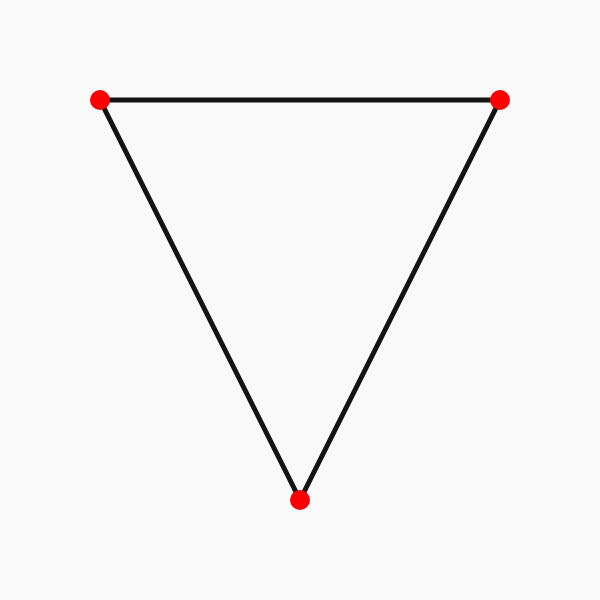
Frame 1 (no input)
Frame 60 (no input): identical to frame 1, image omitted
Frame 120 (the mouse pressed at the canvas centre since frame 60): identical to frame 1, image omitted

The p5.js sketch that drew this single still picture (run headless with seeded random() and noise() and a simulated clock; from frame 60 on, the mouse is pressed at the canvas centre):

// p5.js sketch
// ── sketch.js
function setup() {
  createCanvas(600, 600);
}

function draw() {
  background(250);

  //draw the triangle
  stroke(20);
  noFill();
  strokeWeight(5);
  triangle(100, 100, 500, 100, 300, 500);

  //draw red ellipses at the two ends of the line
  noStroke();
  fill(255, 0, 0);
  ellipse(100, 100, 20, 20);
  ellipse(500, 100, 20, 20);
  ellipse(300, 500, 20, 20);
}
